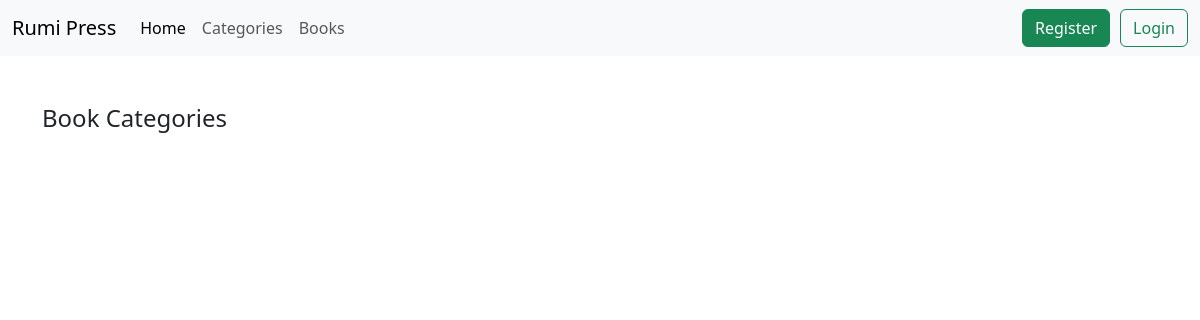
Page /categories/ on the earlier database version.
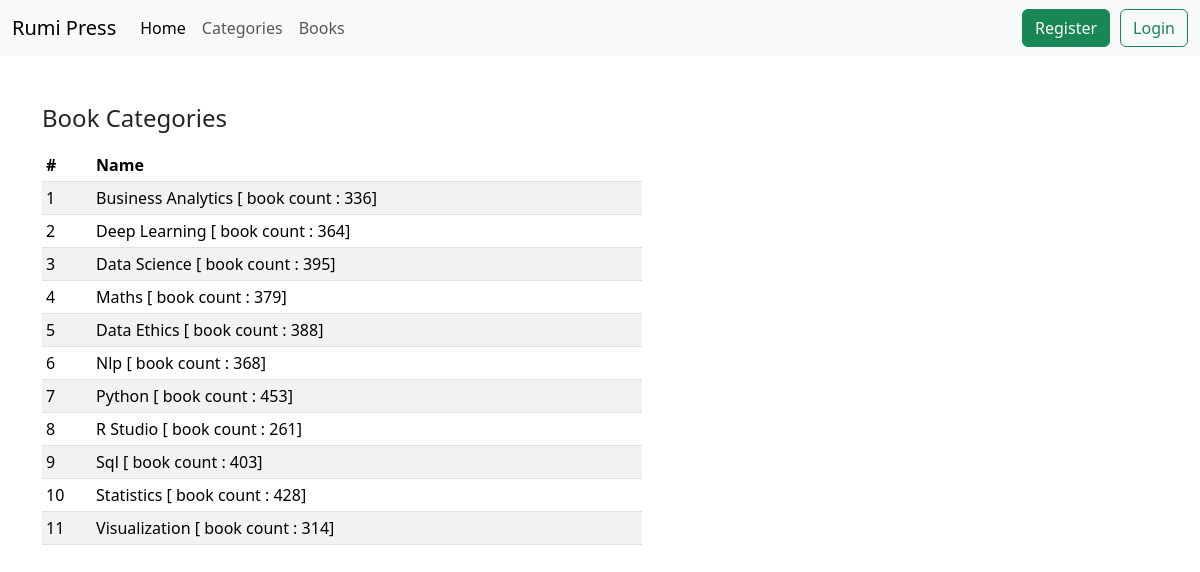
Same page on the later database version.
### books/models.py (models this page shows, shortened)
class Category(models.Model):
    name = models.CharField(max_length=255)

### books/views.py (the view)
# urls.py: path("categories/", views.CategoryListView.as_view(), name="categories_list"),
class CategoryListView(generic.ListView):
    template_name = "books/category_list.html"
    context_object_name = "categories"
    def get_queryset(self):
        return models.Category.objects.all()

### templates/books/category_list.html (shortened to what this page needs)
{% extends '_base.html' %}
{% load static %}
{% block content %}
  <div class="container mt-5">
    <h4>Book Categories</h4>
    {% if categories %}
      <table class="table table-sm table-striped mt-3" style="width: 50vw;">
        <thead>
          <tr>
            <th scope="col">#</th>
            <th scope="col">Name</th>
          </tr>
        </thead>
        <tbody>
        {% for category in categories %}
          {% if category != "" %}
          <tr>
            <td>{{ category.id }}</td>
            <td>{{ category.name|title }} <p style="display: inline;"> [ book count : {{ category.books.count }}]</p></td>
          </tr>
          {% endif %}
        {% endfor %}
        </tbody>
      </table>
    {% endif %}
  </div>
{% endblock %}

### templates/_base.html (shortened to what this page needs)
{% load static %}
<!DOCTYPE html>
<html lang="en">
<head>
  <link href="https://cdn.jsdelivr.net/npm/bootstrap@5.3.3/dist/css/bootstrap.min.css" rel="stylesheet">
  <link rel="stylesheet" href="{% static 'css/base.css' %}">
</head>
<body>
  <nav class="navbar navbar-expand-lg bg-body-tertiary">
    <div class="container-fluid">
      <a class="navbar-brand" href="{% url 'homepage' %}">Rumi Press</a>
      <div class="collapse navbar-collapse" id="navbarNavAltMarkup">
        <div class="navbar-nav">
          <a class="nav-link active" aria-current="page" href="{% url 'homepage' %}">Home</a>
          <a class="nav-link" href="{% url 'categories_list' %}">Categories</a>
          <a class="nav-link" href="{% url 'books_list' %}">Books</a>
        </div>
      </div>
      <ul class="navbar-nav mr-auto ms-auto">
        <li class="nav-item active">
          {% if user.is_authenticated %}
            Welcome, {{ user.username }}
            <form action="{% url 'logout' %}" method="post">
              {% csrf_token %}
              <button class="btn btn-outline-danger" type="submit">Logout</button>
            </form>
          {% else %}
            <li><a class="btn btn-success" href="{% url 'signup' %}">Register</a></li>
            <li><a class="btn btn-outline-success" style="margin-left: 10px;" href="{% url 'login' %}">Login</a></li>
          {% endif %}
        </li>
      </ul>
    </div>
  </nav>
  {% block content %}
  {% endblock %}
</body>
</html>

Differences in the rows shown:
added Category: id "1", name "Business Analytics", books.count "336"
added Category: id "2", name "Deep Learning", books.count "364"
added Category: id "3", name "Data Science", books.count "395"
added Category: id "4", name "Maths", books.count "379"
added Category: id "5", name "Data Ethics", books.count "388"
added Category: id "6", name "Nlp", books.count "368"
added Category: id "7", name "Python", books.count "453"
added Category: id "8", name "R Studio", books.count "261"
added Category: id "9", name "Sql", books.count "403"
added Category: id "10", name "Statistics", books.count "428"
added Category: id "11", name "Visualization", books.count "314"
Other differences:
text now shown: "# Name"
